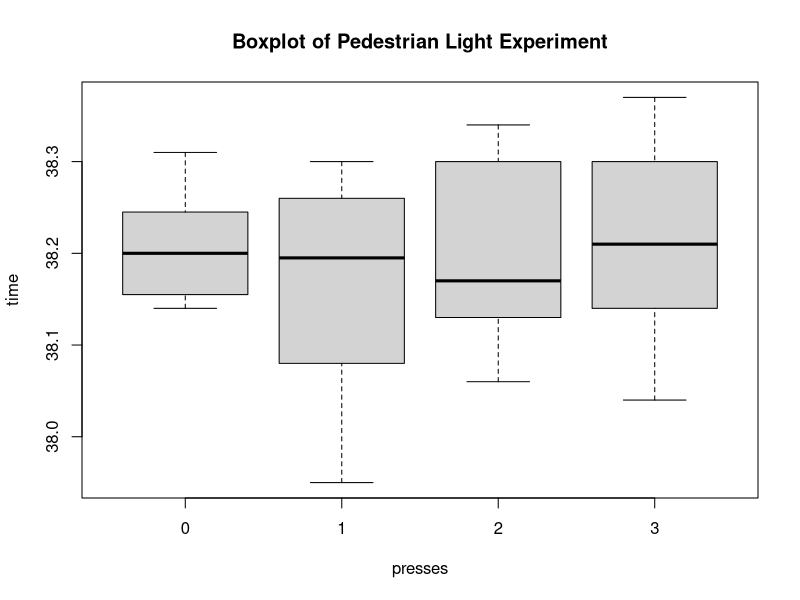

Here is the R script that generated this plot:
####################################################################
#### Setup
####################################################################
## Install and load libraries
# ipak function taken from: https://gist.github.com/stevenworthington/3178163
ipak <- function(pkg) {
  new.pkg <- pkg[!(pkg %in% installed.packages()[, "Package"])]
  if (length(new.pkg))
    install.packages(new.pkg, dependencies = TRUE)
  sapply(pkg, require, character.only = TRUE)
}
packages <- c("ggplot2", "reshape2", "gridExtra", "TSA", "astsa", "orcutt",
              "nlme", "fGarch", "vars", "lsmeans")
ipak(packages)

####################################################################
#### Problem 2
####################################################################
# From HW1
loss = c(-.3,-.1,-.14,.4,2.63,2.61,2.41,3.15,1.86,2.03,2.26,1.82)
type = c(rep('reg',4), rep('deo',4), rep('moi',4))
losses = data.frame(loss, type)

# Part D
mean_reg = mean(loss[type=='reg'])
mean_deo = mean(loss[type=='deo'])
mean_moi = mean(loss[type=='moi'])
ybar = mean(loss)
tau1 = mean_reg - ybar
tau2 = mean_deo - ybar
tau3 = mean_moi - ybar

# Part B Re-calculation:
mean_deo

# Part C Re-calculation:
mean_reg -(mean_deo + mean_moi)/2

####################################################################
#### Problem 3
####################################################################
time = c(38.14, 38.20, 38.31, 38.14, 38.29, 38.17, 38.20,
         38.28, 38.17, 38.08, 38.25, 38.18, 38.03, 37.95, 38.26, 38.30, 38.21,
         38.17, 38.13, 38.16, 38.30, 38.34, 38.34, 38.17, 38.18, 38.09, 38.06,
         38.14, 38.30, 38.21, 38.04, 38.37)
presses = c(rep('0',7), rep('1',10), rep('2',10), rep('3',5))
lights = data.frame(time, presses)

# Part A
png("./figures/p3.png", width = 1024, height = 576)
  boxplot(time ~ presses, main="Boxplot of Pedestrian Light Experiment")
dev.off()

# Part C
mean_0 = mean(time[presses == '0'])
mean_1 = mean(time[presses == '1'])
mean_2 = mean(time[presses == '2'])
mean_3 = mean(time[presses == '3'])

# Part D
mean_1 - mean_0

# Part E
(1/3)*(mean_1 + mean_2 + mean_3) - mean_0


